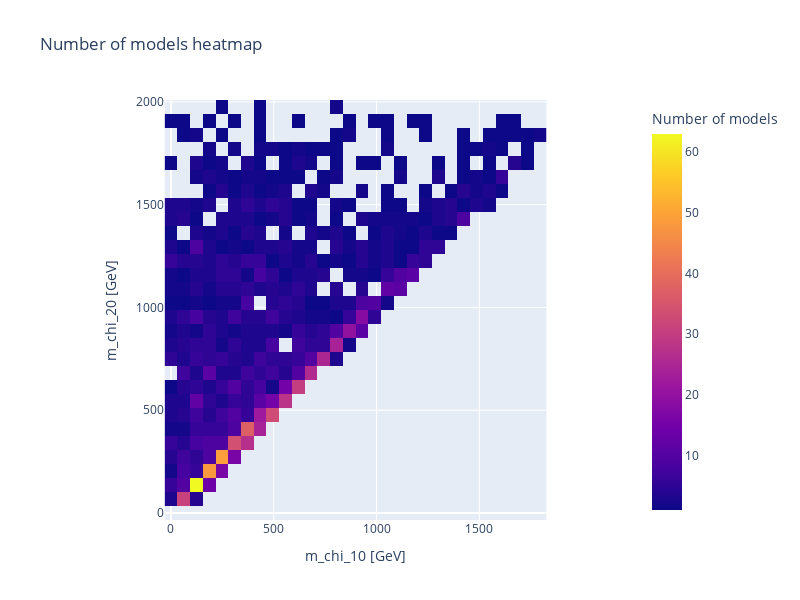
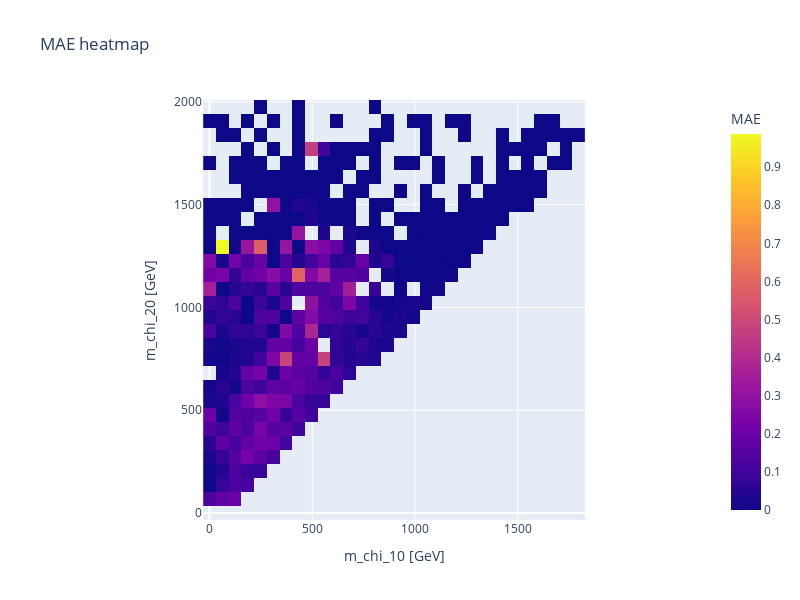
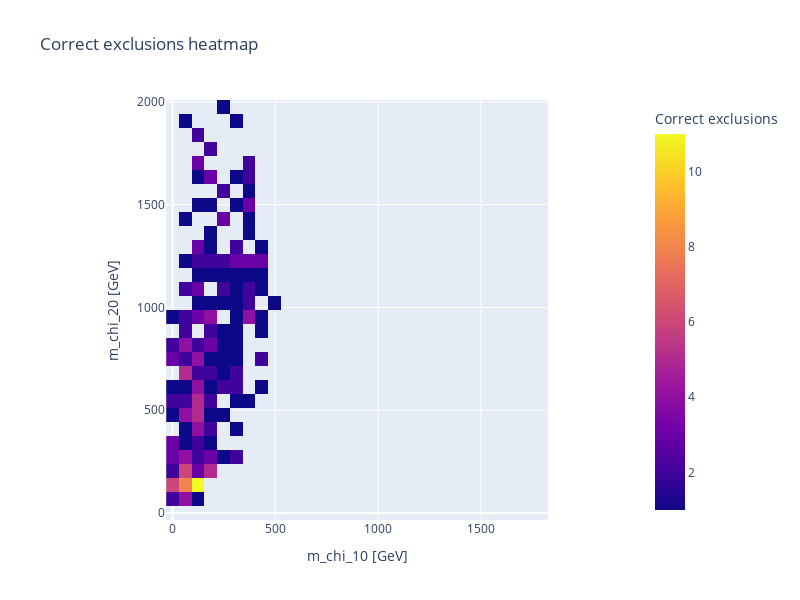

These figures' notebook cell, in order:
### Code cell
def convert_to_heatmap_form(data: [[int]]) -> np.array:
    
    # Reverse array order so plots are in standard form of origin in bottom left (rather than top left)
    #data = data[::-1]
    
    # Convert to numpy arrays for easier handling
    return np.array(data)

def heatmap(df, num_bins):
    
    # Get 1st and 2nd neutralino masses for each SUSY model
    m_chi_10 = df["m_chi_10"]
    m_chi_20 = df["m_chi_20"]
    
    # Create mass bins for plotting
    M1_bins = np.linspace(0, max(m_chi_10), num_bins+1)
    M2_bins = np.linspace(0, max(m_chi_20), num_bins+1)
    
    mean_true_CLs = []
    mean_pred_CLs = []
    model_count = []
    CLs_MAE = []
    correct_exclusions = []
    
    for i in range(num_bins):
        
        mean_j_true_CLs = []
        mean_j_pred_CLs = []
        j_model_count = []
        j_CLs_MAE = []
        j_correct_exclusions = []
        
        for j in range(num_bins):
            
            # Select models in particular bin
            bin_mask = (m_chi_10 >= M1_bins[j]) & (m_chi_10 < M1_bins[j+1]) & (m_chi_20 >= M2_bins[i]) & (m_chi_20 < M2_bins[i+1])
            
            # Get true and predicted CLs in bin
            bin_true_CLs = df[bin_mask]["Final__CLs"]
            bin_pred_CLs = df[bin_mask]["Predicted_Final__CLs"]
            
            # Get mean true and predicted CLs in bin
            mean_bin_true_CLs = bin_true_CLs.mean()
            mean_bin_pred_CLs = bin_pred_CLs.mean()
            
            # Get number of models in bin
            bin_model_count = bin_mask.sum()
            if bin_model_count == 0:
                bin_model_count = float("nan")
                
            # Get MAE in bin
            bin_MAE = abs(bin_true_CLs - bin_pred_CLs).mean()
            
            # Get number of correctly excluded models in each bin
            bin_correct_exclusions = ((df[bin_mask]["Final__CLs"] < 0.05) & (df[bin_mask]["Predicted_Final__CLs"] < 0.05)).sum()
            if bin_correct_exclusions == 0:
                bin_correct_exclusions = float("nan")
            
            mean_j_true_CLs.append(mean_bin_true_CLs)
            mean_j_pred_CLs.append(mean_bin_pred_CLs)
            j_model_count.append(bin_model_count)
            j_CLs_MAE.append(bin_MAE)
            j_correct_exclusions.append(bin_correct_exclusions)
            
        mean_true_CLs.append(mean_j_true_CLs)
        mean_pred_CLs.append(mean_j_pred_CLs)
        model_count.append(j_model_count)
        CLs_MAE.append(j_CLs_MAE)
        correct_exclusions.append(j_correct_exclusions)
    
    # Convert arrays into a better form for heatmap plotting
    mean_true_CLs = convert_to_heatmap_form(mean_true_CLs)
    mean_pred_CLs = convert_to_heatmap_form(mean_pred_CLs)
    model_count = convert_to_heatmap_form(model_count)
    CLs_MAE = convert_to_heatmap_form(CLs_MAE)
    correct_exclusions = convert_to_heatmap_form(correct_exclusions)
    
    # Make 2D heatmap plots
    fig_x=np.linspace(0, max(m_chi_10), num_bins)
    fig_y=np.linspace(0, max(m_chi_20), num_bins)
    
    fig_true = px.imshow(mean_true_CLs, 
                         labels=dict(x="m_chi_10 [GeV]", y="m_chi_20 [GeV]", color="True CLs"), 
                         x=fig_x, y=fig_y, origin="lower", width=800, height=600, title="True mean CLs heatmap")
    
    fig_pred = px.imshow(mean_pred_CLs,
                         labels=dict(x="m_chi_10 [GeV]", y="m_chi_20 [GeV]", color="Predicted CLs"), 
                         x=fig_x, y=fig_y, origin="lower", width=800, height=600, title="Predicted mean CLs heatmap")
    
    fig_diff = px.imshow(abs(mean_true_CLs - mean_pred_CLs),
                         labels=dict(x="m_chi_10 [GeV]", y="m_chi_20 [GeV]", color="True - predicted CLs"), 
                         x=fig_x, y=fig_y, origin="lower", width=800, height=600, title="Difference CLs heatmap")
    
    fig_count = px.imshow(model_count, 
                          labels=dict(x="m_chi_10 [GeV]", y="m_chi_20 [GeV]", color="Number of models"), 
                          x=fig_x, y=fig_y, origin="lower", width=800, height=600, title="Number of models heatmap")
    
    fig_MAE = px.imshow(CLs_MAE, 
                        labels=dict(x="m_chi_10 [GeV]", y="m_chi_20 [GeV]", color="MAE"), 
                        x=fig_x, y=fig_y, origin="lower", width=800, height=600, title="MAE heatmap")
    
    fig_excl = px.imshow(correct_exclusions,
                         labels=dict(x="m_chi_10 [GeV]", y="m_chi_20 [GeV]", color="Correct exclusions"), 
                         x=fig_x, y=fig_y, origin="lower", width=800, height=600, title="Correct exclusions heatmap")
    
    #fig_true.show()
    #fig_pred.show()
    #fig_diff.show()
    fig_count.show()
    fig_MAE.show()
    fig_excl.show()
    
heatmap(output_df, 30)

### Figure 1 — Plotly figure (JSON) as saved in the notebook; plotly's stock layout.template omitted (floating-point values rounded to 4 significant figures; data arrays with more than 128 entries replaced by an {"elided": "..."} marker saying what was removed)
{"data": [{"coloraxis": "coloraxis", "hovertemplate": "m_chi_10 [GeV]: %{x}<br>m_chi_20 [GeV]: %{y}<br>Number of models: %{z}<extra></extra>", "name": "0", "type": "heatmap", "x": [0, 61.9, 123.8, 185.7, 247.6, 309.5, 371.4, 433.3, 495.2, 557.1, 619.0, 680.9, 742.8, 804.7, 866.6, 928.5, 990.4, 1052.0, 1114.0, 1176.0, 1238.0, 1300.0, 1362.0, 1424.0, 1486.0, 1547.0, 1609.0, 1671.0, 1733.0, 1795.0], "xaxis": "x", "y": [0, 68.1, 136.2, 204.3, 272.4, 340.5, 408.6, 476.7, 544.8, 612.9, 681.0, 749.1, 817.2, 885.3, 953.4, 1022.0, 1090.0, 1158.0, 1226.0, 1294.0, 1362.0, 1430.0, 1498.0, 1566.0, 1634.0, 1703.0, 1771.0, 1839.0, 1907.0, 1975.0], "yaxis": "y", "z": {"elided": "30x30 int values"}}], "layout": {"coloraxis": {"colorbar": {"title": {"text": "Number of models"}}, "colorscale": [[0, "#0d0887"], [0.1111, "#46039f"], [0.2222, "#7201a8"], [0.3333, "#9c179e"], [0.4444, "#bd3786"], [0.5556, "#d8576b"], [0.6667, "#ed7953"], [0.7778, "#fb9f3a"], [0.8889, "#fdca26"], [1, "#f0f921"]]}, "height": 600, "title": {"text": "Number of models heatmap"}, "width": 800, "xaxis": {"anchor": "y", "constrain": "domain", "domain": [0, 1], "scaleanchor": "y", "title": {"text": "m_chi_10 [GeV]"}}, "yaxis": {"anchor": "x", "autorange": true, "constrain": "domain", "domain": [0, 1], "title": {"text": "m_chi_20 [GeV]"}}}}

### Figure 2 — Plotly figure (JSON) as saved in the notebook; plotly's stock layout.template omitted (floating-point values rounded to 4 significant figures; data arrays with more than 128 entries replaced by an {"elided": "..."} marker saying what was removed)
{"data": [{"coloraxis": "coloraxis", "hovertemplate": "m_chi_10 [GeV]: %{x}<br>m_chi_20 [GeV]: %{y}<br>MAE: %{z}<extra></extra>", "name": "0", "type": "heatmap", "x": [0, 61.9, 123.8, 185.7, 247.6, 309.5, 371.4, 433.3, 495.2, 557.1, 619.0, 680.9, 742.8, 804.7, 866.6, 928.5, 990.4, 1052.0, 1114.0, 1176.0, 1238.0, 1300.0, 1362.0, 1424.0, 1486.0, 1547.0, 1609.0, 1671.0, 1733.0, 1795.0], "xaxis": "x", "y": [0, 68.1, 136.2, 204.3, 272.4, 340.5, 408.6, 476.7, 544.8, 612.9, 681.0, 749.1, 817.2, 885.3, 953.4, 1022.0, 1090.0, 1158.0, 1226.0, 1294.0, 1362.0, 1430.0, 1498.0, 1566.0, 1634.0, 1703.0, 1771.0, 1839.0, 1907.0, 1975.0], "yaxis": "y", "z": {"elided": "30x30 float values"}}], "layout": {"coloraxis": {"colorbar": {"title": {"text": "MAE"}}, "colorscale": [[0, "#0d0887"], [0.1111, "#46039f"], [0.2222, "#7201a8"], [0.3333, "#9c179e"], [0.4444, "#bd3786"], [0.5556, "#d8576b"], [0.6667, "#ed7953"], [0.7778, "#fb9f3a"], [0.8889, "#fdca26"], [1, "#f0f921"]]}, "height": 600, "title": {"text": "MAE heatmap"}, "width": 800, "xaxis": {"anchor": "y", "constrain": "domain", "domain": [0, 1], "scaleanchor": "y", "title": {"text": "m_chi_10 [GeV]"}}, "yaxis": {"anchor": "x", "autorange": true, "constrain": "domain", "domain": [0, 1], "title": {"text": "m_chi_20 [GeV]"}}}}

### Figure 3 — Plotly figure (JSON) as saved in the notebook; plotly's stock layout.template omitted (floating-point values rounded to 4 significant figures; data arrays with more than 128 entries replaced by an {"elided": "..."} marker saying what was removed)
{"data": [{"coloraxis": "coloraxis", "hovertemplate": "m_chi_10 [GeV]: %{x}<br>m_chi_20 [GeV]: %{y}<br>Correct exclusions: %{z}<extra></extra>", "name": "0", "type": "heatmap", "x": [0, 61.9, 123.8, 185.7, 247.6, 309.5, 371.4, 433.3, 495.2, 557.1, 619.0, 680.9, 742.8, 804.7, 866.6, 928.5, 990.4, 1052.0, 1114.0, 1176.0, 1238.0, 1300.0, 1362.0, 1424.0, 1486.0, 1547.0, 1609.0, 1671.0, 1733.0, 1795.0], "xaxis": "x", "y": [0, 68.1, 136.2, 204.3, 272.4, 340.5, 408.6, 476.7, 544.8, 612.9, 681.0, 749.1, 817.2, 885.3, 953.4, 1022.0, 1090.0, 1158.0, 1226.0, 1294.0, 1362.0, 1430.0, 1498.0, 1566.0, 1634.0, 1703.0, 1771.0, 1839.0, 1907.0, 1975.0], "yaxis": "y", "z": {"elided": "30x30 int values"}}], "layout": {"coloraxis": {"colorbar": {"title": {"text": "Correct exclusions"}}, "colorscale": [[0, "#0d0887"], [0.1111, "#46039f"], [0.2222, "#7201a8"], [0.3333, "#9c179e"], [0.4444, "#bd3786"], [0.5556, "#d8576b"], [0.6667, "#ed7953"], [0.7778, "#fb9f3a"], [0.8889, "#fdca26"], [1, "#f0f921"]]}, "height": 600, "title": {"text": "Correct exclusions heatmap"}, "width": 800, "xaxis": {"anchor": "y", "constrain": "domain", "domain": [0, 1], "scaleanchor": "y", "title": {"text": "m_chi_10 [GeV]"}}, "yaxis": {"anchor": "x", "autorange": true, "constrain": "domain", "domain": [0, 1], "title": {"text": "m_chi_20 [GeV]"}}}}
